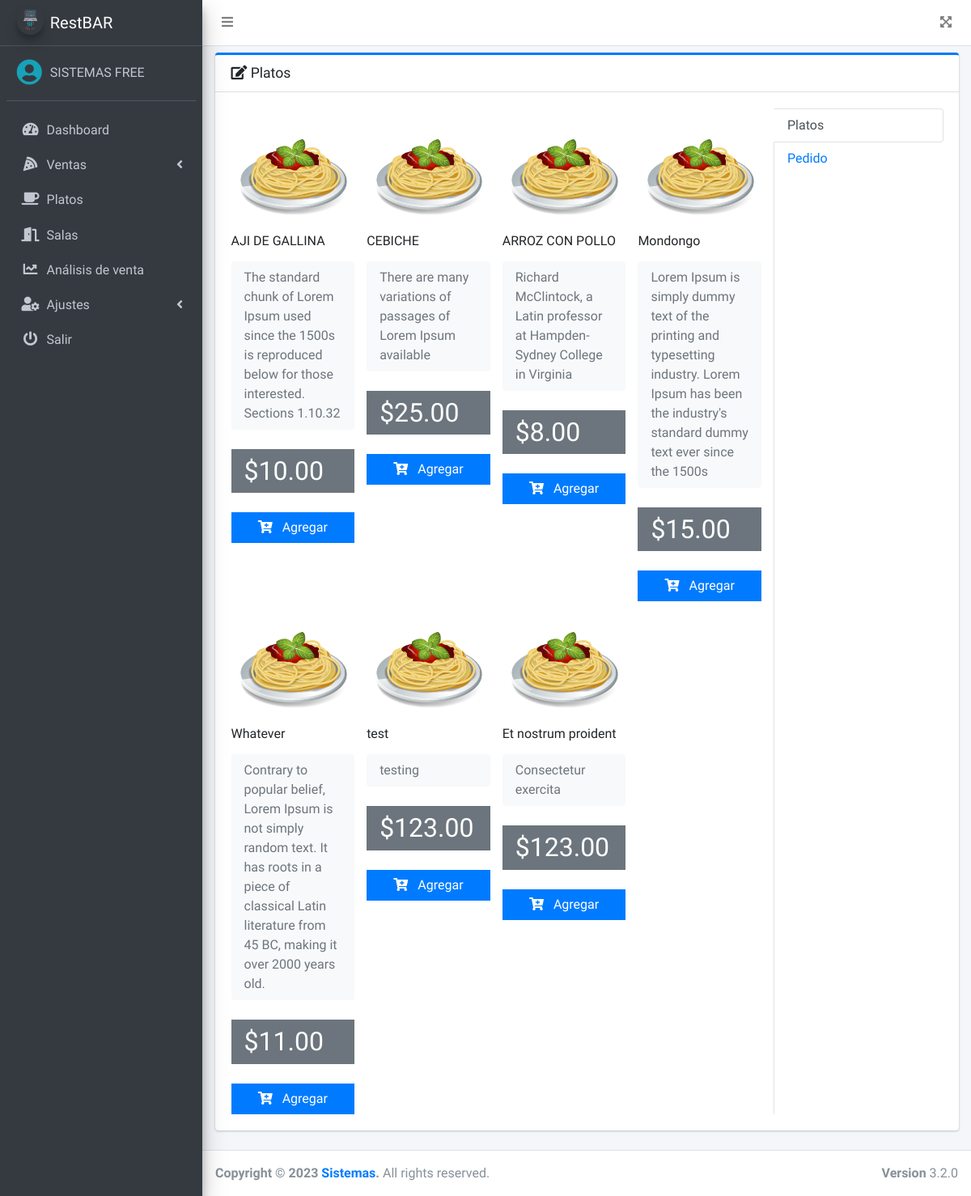
/src/pedido.php (signed in), run on the app's committed database.
### tables this page shows
CREATE TABLE `platos` (
  `id` int(11) NOT NULL,
  `nombre` varchar(200) NOT NULL,
  `precio` decimal(10,2) NOT NULL,
  `imagen` varchar(100) DEFAULT NULL,
  `fecha` timestamp NULL DEFAULT NULL,
  `estado` int(11) NOT NULL DEFAULT 1,
  `descripcion` varchar(300) NOT NULL
);

### src/pedido.php (the view, shortened to what this page needs)
<?php
if ($_SESSION['rol'] == 1 || $_SESSION['rol'] == 3) {
    include_once "includes/header.php";
    include "../conexion.php";
?>
    <div class="card card-primary card-outline">
        <div class="card-header">
            <h3 class="card-title">
                <i class="fas fa-edit"></i>
                Platos
            </h3>
        </div>
        <div class="card-body">
            <div class="row">
                <div class="col-7 col-sm-9">
                    <div class="tab-content" id="vert-tabs-right-tabContent">
                        <div class="tab-pane fade show active" id="vert-tabs-right-home" role="tabpanel" aria-labelledby="vert-tabs-right-home-tab">
                            <div class="row">
                                <?php
                                $query = mysqli_query($conexion, "SELECT * FROM platos WHERE estado = 1");
                                $result = mysqli_num_rows($query);
                                if ($result > 0) {
                                    while ($data = mysqli_fetch_assoc($query)) { ?>
                                        <div class="col-md-3">
                                            <div class="col-12">
                                                <img src="<?php echo ($data['imagen'] == null) ? '../assets/img/default.png' : $data['imagen']; ?>" class="product-image" alt="Product Image">
                                            </div>
                                            <h6 class="my-3"><?php echo $data['nombre']; ?></h6>
                                            <div class="bg-light py-2 px-3 mt-2 rounded">
                                                <p class="text-muted mb-0">
                                                    <?php echo $data['descripcion']; ?>
                                                </p>
                                            </div>
                                            <div class="bg-gray py-2 px-3 mt-4">
                                                <h2 class="mb-0">
                                                    $<?php echo $data['precio']; ?>
                                                </h2>
                                            </div>
                                            <div class="mt-4">
                                                <a class="btn btn-primary btn-block btn-flat addDetalle" href="#" data-id="<?php echo $data['id']; ?>">
                                                    <i class="fas fa-cart-plus mr-2"></i>
                                                    Agregar
                                                </a>
                                            </div>
                                        </div>
                                <?php }
                                } ?>
                            </div>
                        </div>
                    </div>
                </div>
                <div class="col-5 col-sm-3">
                    <div class="nav flex-column nav-tabs nav-tabs-right h-100" id="vert-tabs-right-tab" role="tablist" aria-orientation="vertical">
                        <a class="nav-link active" id="vert-tabs-right-home-tab" data-toggle="pill" href="#vert-tabs-right-home" role="tab" aria-controls="vert-tabs-right-home" aria-selected="true">Platos</a>
                        <a class="nav-link" id="pedido-tab" data-toggle="pill" href="#pedido" role="tab" aria-controls="pedido" aria-selected="false">Pedido</a>
                    </div>
                </div>
            </div>
        </div>
    </div>
<?php include_once "includes/footer.php";
} else {
    header('Location: permisos.php');
}
?>

### data on the page
platos: nombre "AJI DE GALLINA", descripcion "The standard chunk of Lorem Ipsum used since the 1500s is reproduced below for those interested. Sections 1.10.32", precio "10.00"
platos: nombre "CEBICHE", descripcion "There are many variations of passages of Lorem Ipsum available", precio "25.00"
platos: nombre "ARROZ CON POLLO", descripcion "Richard McClintock, a Latin professor at Hampden-Sydney College in Virginia", precio "8.00"
platos: nombre "Mondongo", descripcion "Lorem Ipsum is simply dummy text of the printing and typesetting industry. Lorem Ipsum has been the industry's standard dummy text ever since the 1500s", precio "15.00"
platos: nombre "Whatever", descripcion "Contrary to popular belief, Lorem Ipsum is not simply random text. It has roots in a piece of classical Latin literature from 45 BC, making it over 2000 years old.", precio "11.00"
platos: nombre "test", descripcion "testing", precio "123.00"
platos: nombre "Et nostrum proident", descripcion "Consectetur exercita", precio "123.00"

### other printed values
$_SESSION['nombre'] "SISTEMAS FREE"
